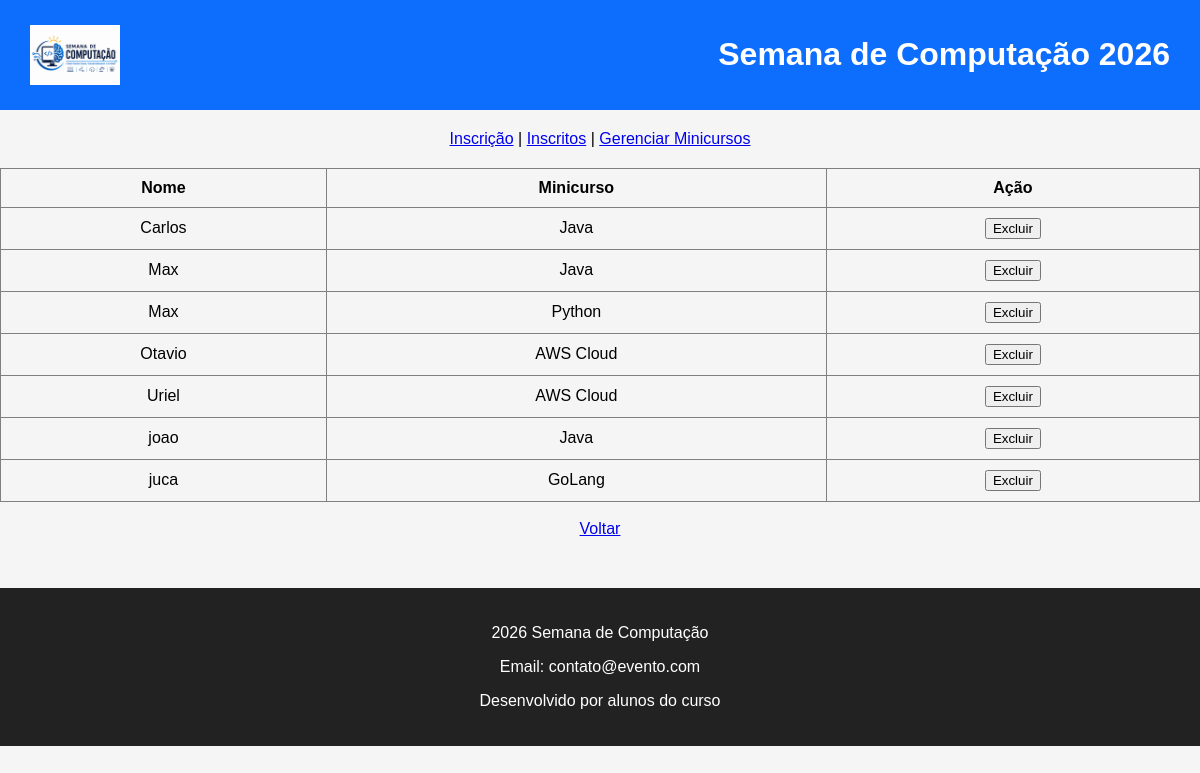
/inscritos, run on the app's committed database.
### tables this page shows
CREATE TABLE inscritos (
                id INTEGER PRIMARY KEY AUTOINCREMENT,
                nome TEXT NOT NULL,
                minicurso_id INTEGER NOT NULL,
                FOREIGN KEY(minicurso_id) REFERENCES minicursos(id) ON DELETE RESTRICT
            );

CREATE TABLE minicursos (
                id INTEGER PRIMARY KEY AUTOINCREMENT,
                nome TEXT NOT NULL UNIQUE
            );

### controllers/inscritos_controller.py (the view)
@inscritos_bp.route("/inscritos")
def inscritos():
    inscritos_lista = InscritoDAO.find_all()
    return render_template("inscritos.html", inscritos=inscritos_lista)

### app.py (called while the page is built)
@app.before_request
def garantir_token_csrf():
    if "csrf_token" not in session:
        session["csrf_token"] = secrets.token_hex(16)

@app.before_request
def validar_token_csrf():
    if request.method == "POST":
        token_sessao = session.get("csrf_token")
        token_formulario = request.form.get("csrf_token")
        if not token_sessao or token_sessao != token_formulario:
            return render_template("erro.html", mensagem="Ação de segurança: Token CSRF inválido ou ausente."), 400

@app.context_processor
def injetar_funcao_csrf():
    return dict(csrf_token=lambda: session.get("csrf_token", ""))

### dao/db_connection.py (called while the page is built)
def obter_conexao():
    conexao = sqlite3.connect(DB_PATH)
    conexao.execute("PRAGMA foreign_keys = ON;")
    return conexao

### dao/inscrito_dao.py (called while the page is built)
    @staticmethod
    def find_all():
        conexao = obter_conexao()
        cursor = conexao.execute("""
            SELECT i.id, i.nome, i.minicurso_id, m.nome
            FROM inscritos i
            JOIN minicursos m ON i.minicurso_id = m.id
            ORDER BY i.nome
        """)
        linhas = cursor.fetchall()
        conexao.close()
        return [
            Inscrito(id=linha[0], nome=linha[1], minicurso_id=linha[2], minicurso_nome=linha[3])
            for linha in linhas
        ]

### templates/inscritos.html (shortened to what this page needs)
{% extends "layout.html" %}
{% block body %}
<table border="1">
    <tr>
        <th scope="col">Nome</th>
        <th scope="col">Minicurso</th>
        <th scope="col">Ação</th>
    </tr>
    {% for inscrito in inscritos %}
    <tr>
        <td>{{ inscrito.nome }}</td>
        <td>{{ inscrito.minicurso_nome }}</td>
        <td>
           <form action="{{ url_for('inscritos.excluir') }}" method="POST">
             <button type="submit" aria-label="Excluir inscrição de {{ inscrito.nome }}">Excluir</button>
           </form>
        </td>
    </tr>
    {% endfor %}
</table>
<br>
<div style="text-align: center;">
  <a href="{{ url_for('inscritos.index') }}">Voltar</a>
</div>
{% endblock %}

### templates/layout.html (shortened to what this page needs)
<!DOCTYPE html>
<html lang="pt-br">
<head>
<link rel="stylesheet"
          href="{{ url_for('static', filename='css/estilo.css') }}">
</head>
<body>
<div class="container">
<header>
 <img src="{{ url_for('static', filename='images/logo.png') }}" width="90" alt="Logotipo da Semana de Computação">
 <h1>Semana de Computação 2026</h1>
</header>
<nav style="text-align: center; margin: 10px 0;">
  <a href="{{ url_for('inscritos.index') }}">Inscrição</a> |
  <a href="{{ url_for('inscritos.inscritos') }}">Inscritos</a> |
  <a href="{{ url_for('minicursos.listar') }}">Gerenciar Minicursos</a>
</nav>
<section>
   {% block body %}
   {% endblock %}
</section>
<footer>
 <p>2026 Semana de Computação</p>
 <p>Email: contato@evento.com</p>
 <p>Desenvolvido por alunos do curso</p>
</footer>
</div>
</body>
</html>

### static/css/estilo.css (style rules this page uses)
body { font-family: Arial, Helvetica, sans-serif; margin: 0; background-color: #f5f5f5; }
header { display: flex; justify-content: space-between; align-items: center; background: #0d6efd; color: white; padding: 15px 30px; }
.container { display:flex; flex-direction: column; justify-content: center; align-itens: center; gap: 10px; }
footer { background: #222; color: white; text-align: center; padding: 20px; margin-top: 40px; }
table { width: 100%; border-collapse: collapse; }
th, td { padding: 10px; text-align: center; }
h2 , p { text-align: center; }

### data on the page
inscritos: nome "Carlos", minicurso_nome "Java"
inscritos: nome "Max", minicurso_nome "Java"
inscritos: nome "Max", minicurso_nome "Python"
inscritos: nome "Otavio", minicurso_nome "AWS Cloud"
inscritos: nome "Uriel", minicurso_nome "AWS Cloud"
inscritos: nome "joao", minicurso_nome "Java"
inscritos: nome "juca", minicurso_nome "GoLang"
